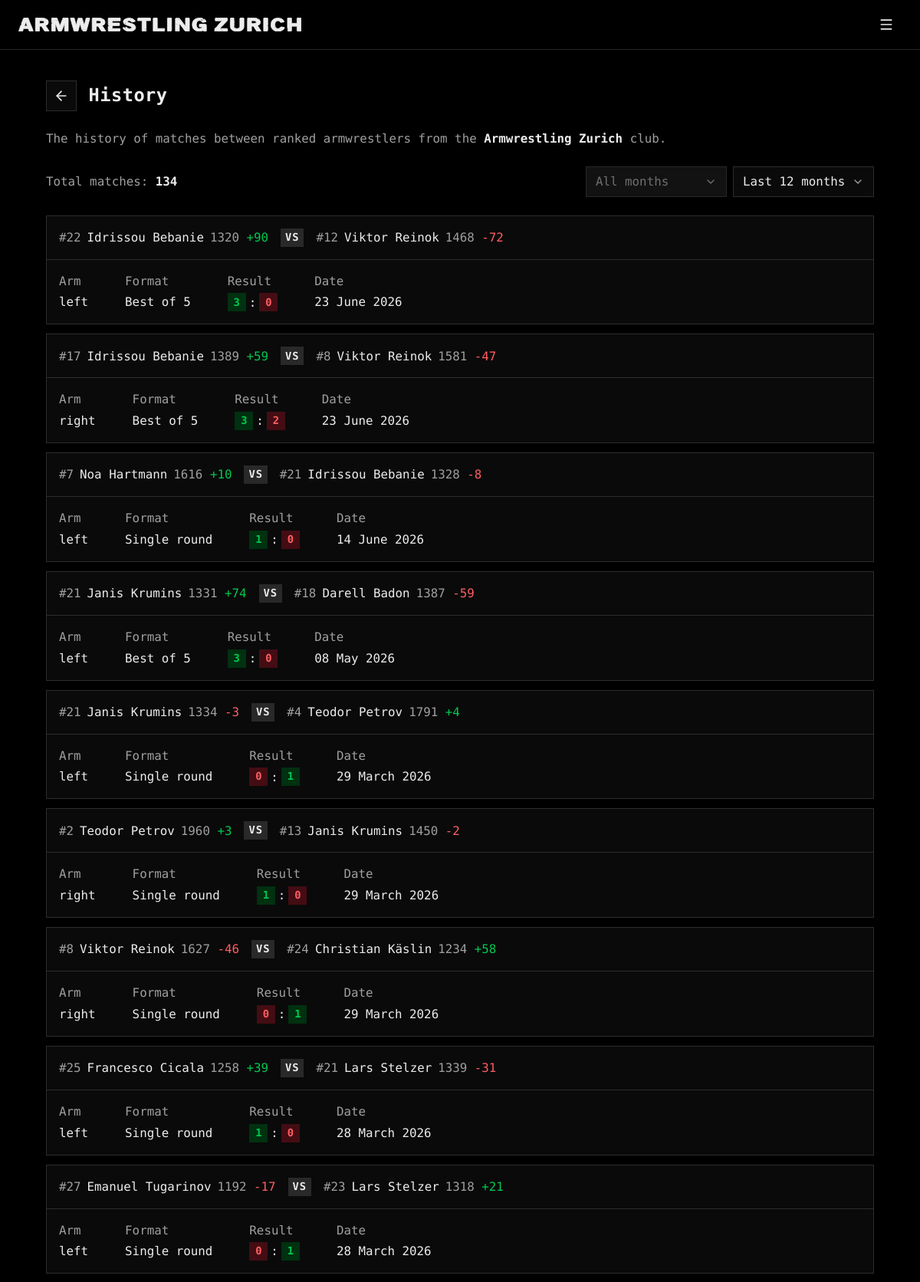
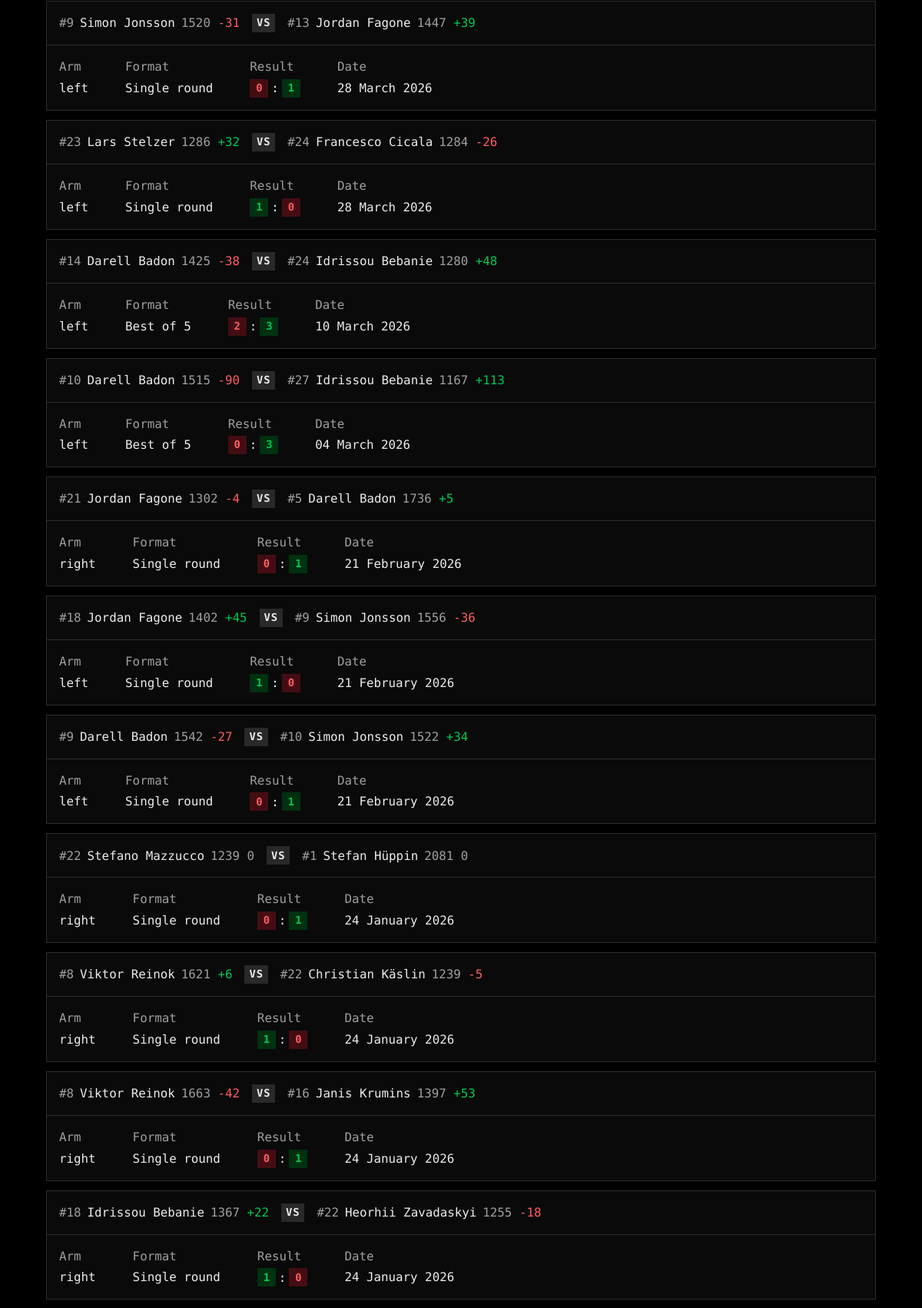
The app's page /history (upper part) with its own data (2 pictures, top to bottom).
### tables this page shows
CREATE TABLE "history" (
    id INTEGER PRIMARY KEY AUTOINCREMENT,
    armwrestler1_id INTEGER NOT NULL,
    armwrestler2_id INTEGER NOT NULL,
    arm TEXT NOT NULL CHECK (arm IN ('right', 'left')),
    armwrestler1_rank INTEGER NOT NULL,
    armwrestler2_rank INTEGER NOT NULL,
    armwrestler1_elo INTEGER NOT NULL,
    armwrestler2_elo INTEGER NOT NULL,
    armwrestler1_score INTEGER NOT NULL,
    armwrestler2_score INTEGER NOT NULL,
    armwrestler1_elo_diff INTEGER NOT NULL,
    armwrestler2_elo_diff INTEGER NOT NULL,
    selected_format TEXT NOT NULL,
    date DATETIME DEFAULT CURRENT_TIMESTAMP,
    added_by TEXT NOT NULL,
    FOREIGN KEY (armwrestler1_id) REFERENCES armwrestlers(id),
    FOREIGN KEY (armwrestler2_id) REFERENCES armwrestlers(id),
    FOREIGN KEY (added_by) REFERENCES users(username)
);

CREATE TABLE "armwrestlers" (
    id INTEGER PRIMARY KEY AUTOINCREMENT,
    name TEXT NOT NULL UNIQUE,
    right_elo INTEGER NOT NULL,
    left_elo INTEGER NOT NULL,
    right_rank INTEGER,
    left_rank INTEGER,
    added_by TEXT NOT NULL,
    last_edited_by TEXT, hidden INTEGER NOT NULL DEFAULT 0, active INTEGER NOT NULL DEFAULT 1,
    FOREIGN KEY (added_by) REFERENCES users(username)
);

### armelo_app.py (the view, shortened to what this page needs)
@app.route("/history")
def history():
    selected_year = request.args.get('year', 'last_12_months')
    selected_month = m if (m := request.args.get('month', type=int)) in range(1, 13) else None
    today = datetime.now()
    current_year = today.year
    if selected_year == "last_12_months":
        selected_month = None
        start_date = today - timedelta(days=365)
        end_date = today + timedelta(days=1)
    year_rows = db_execute("SELECT DISTINCT STRFTIME('%Y', date) FROM history ORDER BY 1 DESC")
    years = [int(r[0]) for r in year_rows]
    if current_year not in years:
        years.insert(0, current_year)
    months = list(enumerate(month_name))[1:]
    query = '''
        SELECT a1.id AS armwrestler1_id, a1.name AS armwrestler1_name,
               a2.id AS armwrestler2_id, a2.name AS armwrestler2_name,
               h.arm, h.armwrestler1_rank, h.armwrestler2_rank,
               h.armwrestler1_elo, h.armwrestler2_elo,
               h.armwrestler1_score, h.armwrestler2_score,
               h.armwrestler1_elo_diff, h.armwrestler2_elo_diff,
               h.selected_format, h.date
        FROM history h
        JOIN armwrestlers a1 ON h.armwrestler1_id = a1.id
        JOIN armwrestlers a2 ON h.armwrestler2_id = a2.id
        WHERE h.date >= ? AND h.date < ?
        ORDER BY h.id DESC
    '''
    params = [start_date.strftime('%Y-%m-%d'), end_date.strftime('%Y-%m-%d')]
    matches = db_execute(query, *params)
    total_matches = db_execute('SELECT COUNT(*) FROM history')[0][0]
    formatted_data = get_matches_formatted_data(matches)
    template_data = {
        'matches': matches, 'formatted_data': formatted_data,
        'total_matches': total_matches,
        'months': months, 'years': years,
        'selected_month': selected_month, 'selected_year': selected_year
    }
    return render_template('history.html', **template_data)

### armelo_app.py (called while the page is built)
@app.context_processor
def inject_user():
    username = session.get('username')
    return dict(username=username)

### config.py (called while the page is built)
def get_db():
    db = getattr(g, '_database', None)
    if db is None:
        db = g._database = sqlite3.connect(DATABASE)
        db.row_factory = sqlite3.Row
    return db

def db_execute(query, *args):
    db = get_db()
    cur = db.cursor()
    try:
        cur.execute(query, args)
        if query.strip().upper().startswith(("SELECT", "WITH")):
            return cur.fetchall()
        db.commit()
    except sqlite3.Error:
        db.rollback()
        raise
    finally:
        cur.close()

### templates/history.html (shortened to what this page needs)
{% extends "layout.html" %}
{% from 'macros.html' import back_header, modal_header %}
{% block content %}
{{ back_header('History') }}
<p class="lead">The history of matches between ranked armwrestlers from the <strong>Armwrestling Zurich</strong> club.</p>
<div class="actions">
    <span class="muted">Total matches: <strong>{{ total_matches }}</strong></span>
    <div class="filters">
        <form hx-get="{{ url_for('history') }}" hx-trigger="change" hx-target="body" hx-swap="outerMorph">
            <select name="month" class="select" aria-label="Month" {% if selected_year == 'last_12_months' %}disabled{% endif %}>
                <option value="" {% if selected_month is none %}selected{% endif %}>All months</option>
            </select>
            <select name="year" class="select" aria-label="Year">
                <option value="last_12_months" {% if selected_year == 'last_12_months' %}selected{% endif %}>Last 12 months</option>
            </select>
        </form>
    </div>
</div>
{% if matches %}
{% include 'matches_partial.html' %}
{% else %}
<div class="note">
    There are no matches in the selected time period.
</div>
{% endif %}
{% endblock %}

### templates/matches_partial.html (shortened to what this page needs)
{% from 'macros.html' import modal_header %}
<div class="match-list">
{% for match in matches %}
{% set data = formatted_data[loop.index0] %}
    <div class="card match {{ wins_losses[loop.index0] if wins_losses else '' }}">
        <div class="match-players">
            <div class="player">
                {% if match['armwrestler1_rank'] %}
                <span class="rank">#{{ match['armwrestler1_rank'] }}</span>
                {% endif %}
                <a href="{{ url_for('view_member', id=match['armwrestler1_id'], arm=match['arm']) }}" class="name-link">{{ match['armwrestler1_name'] }}</a>
                <span class="elo">{{ match['armwrestler1_elo'] }} <span class="{{ data.diff1_color }}">{{ data.diff1_text }}</span></span>
            </div>
            <span class="vs">VS</span>
            <div class="player">
                {% if match['armwrestler2_rank'] %}
                <span class="rank">#{{ match['armwrestler2_rank'] }}</span>
                {% endif %}
                <a href="{{ url_for('view_member', id=match['armwrestler2_id'], arm=match['arm']) }}" class="name-link">{{ match['armwrestler2_name'] }}</a>
                <span class="elo">{{ match['armwrestler2_elo'] }} <span class="{{ data.diff2_color }}">{{ data.diff2_text }}</span></span>
            </div>
        </div>
        <dl class="match-meta">
            <div>
                <dt>Arm</dt>
                <dd>{{ match['arm'] }}</dd>
            </div>
            <div>
                <dt>Format</dt>
                <dd>{{ match['selected_format'] }}</dd>
            </div>
            <div>
                <dt>Result</dt>
                <dd><span class="badge badge-score {{ data.score1_color }}">{{ match['armwrestler1_score'] }}</span>:<span class="badge badge-score {{ data.score2_color }}">{{ match['armwrestler2_score'] }}</span></dd>
            </div>
            <div>
                <dt>Date</dt>
                <dd>{{ data.date }}</dd>
            </div>
        </dl>
    </div>
{% endfor %}
</div>

### static/styles.css (style rules this page uses)
:root { color-scheme: dark; --bg: #000; --bg-100: #0a0a0a; --gray-100: #1a1a1a; --gray-200: #1f1f1f; --gray-300: #292929; --gray-600: #878787; --gray-900: #a0a0a0; --gray-1000: #ededed; --alpha-100: #ffffff12; --alpha-400: #ffffff24; --alpha-500: #ffffff3d; --navy: #000032; --accent: #fc6d47; --green: #00ca52; --green-bg: #003110; --red: #ff5e63; --red-bg: #440d13; --font: "Geist Mono", ui-monospace, "SFMono-Regular", Menlo, monospace; --text-sm: clamp(0.75rem, 0.6982rem + 0.221vw, 0.875rem); --text-base: clamp(0.875rem, 0.8232rem + 0.221vw, 1rem); --text-xl: clamp(1.25rem, 1.1464rem + 0.442vw, 1.5rem); --control-height: 40px; --indicator-size: 16px; --gutter: 16px; --header-height: 64px; }
@media (min-width: 768px) { :root { --gutter: 24px; } }
*, *::before, *::after { box-sizing: border-box; border-radius: 0; }
body, h1, h2, h3, p, dl, dd { margin: 0; }
html, body { scrollbar-width: none; }
body { min-height: 100dvh; display: flex; flex-direction: column; background: var(--bg); color: var(--gray-1000); font: 400 var(--text-base)/1.5 var(--font); -webkit-font-smoothing: antialiased; -moz-osx-font-smoothing: grayscale; -webkit-tap-highlight-color: transparent; }
a { color: inherit; text-decoration: none; }
button, input, select { font: inherit; color: inherit; }
strong { font-weight: 600; }
.actions { display: flex; flex-wrap: wrap; align-items: center; justify-content: space-between; gap: 12px; }
.filters { display: grid; gap: 8px; width: 100%; }
.filters form { display: contents; }
@media (min-width: 768px) { .filters { width: auto; grid-auto-flow: column; grid-auto-columns: 1fr; } }
.vs, .badge { font-size: var(--text-sm); }
.lead { color: var(--gray-900); }
.lead strong, .muted strong { color: var(--gray-1000); }
.input, .select { width: 100%; height: var(--control-height); padding: 0 12px; background-color: var(--bg-100); color: var(--gray-1000); border: 1px solid var(--alpha-400); transition: border-color 0.15s; }
.input:disabled, .select:disabled { background-color: var(--gray-100); color: var(--gray-900); border-color: var(--alpha-400); cursor: not-allowed; }
.select { appearance: none; padding-right: 36px; background-repeat: no-repeat; background-position: right 12px center; background-size: 16px; text-overflow: ellipsis; white-space: nowrap; overflow: hidden; cursor: pointer; }
.select option { background-color: var(--bg-100); color: var(--gray-1000); }
.vs { display: inline-flex; align-items: center; justify-content: center; height: 24px; padding: 0 6px; background: var(--gray-300); color: var(--gray-1000); font-weight: 600; line-height: 1; letter-spacing: 0.06em; }
.rank { color: var(--gray-900); }
.name-link { overflow-wrap: anywhere; font-weight: 500; text-decoration-color: var(--gray-600); text-underline-offset: 3px; }
.badge { display: inline-flex; align-items: center; justify-content: center; height: 24px; padding: 0 6px; background: var(--gray-200); font-weight: 500; line-height: 1; white-space: nowrap; }
.badge-score { min-width: 24px; font-weight: 700; }
.card { background: var(--bg-100); border: 1px solid var(--alpha-400); transition: background-color 0.15s, border-color 0.15s; }
.match-list { display: flex; flex-direction: column; gap: 12px; }
.match-players { display: flex; flex-direction: column; align-items: center; gap: 8px; padding: 16px; border-bottom: 1px solid var(--alpha-400); }
.player { display: flex; flex-wrap: wrap; align-items: center; justify-content: center; gap: 4px 8px; }
.elo { color: var(--gray-900); white-space: nowrap; }
.match-meta { display: grid; grid-template-columns: 1fr 1fr; gap: 16px; padding: 16px; }
.match-meta dt { margin-bottom: 4px; color: var(--gray-900); }
.match-meta dd { display: flex; align-items: center; gap: 4px; font-weight: 500; }
@media (min-width: 768px) { .match-players { flex-direction: row; gap: 16px; } }
@media (min-width: 768px) { .match-meta { display: flex; flex-wrap: wrap; column-gap: 48px; } }
.muted { color: var(--gray-900); }
.text-success { color: var(--green); }
.text-danger { color: var(--red); }
.text-secondary { color: var(--gray-900); }
.bg-success, .text-bg-success { background: var(--green-bg); color: var(--green); }
.bg-danger { background: var(--red-bg); color: var(--red); }

### records on screen
history: armwrestler1_rank "22", armwrestler1_name "Idrissou Bebanie", armwrestler1_elo "1320", diff1_text "+90", armwrestler2_rank "12", armwrestler2_name "Viktor Reinok", armwrestler2_elo "1468", diff2_text "-72", arm "left", selected_format "Best of 5", armwrestler1_score "3", armwrestler2_score "0", date "23 June 2026"
history: armwrestler1_rank "17", armwrestler1_name "Idrissou Bebanie", armwrestler1_elo "1389", diff1_text "+59", armwrestler2_rank "8", armwrestler2_name "Viktor Reinok", armwrestler2_elo "1581", diff2_text "-47", arm "right", selected_format "Best of 5", armwrestler1_score "3", armwrestler2_score "2", date "23 June 2026"
history: armwrestler1_rank "7", armwrestler1_name "Noa Hartmann", armwrestler1_elo "1616", diff1_text "+10", armwrestler2_rank "21", armwrestler2_name "Idrissou Bebanie", armwrestler2_elo "1328", diff2_text "-8", arm "left", selected_format "Single round", armwrestler1_score "1", armwrestler2_score "0", date "14 June 2026"
history: armwrestler1_rank "21", armwrestler1_name "Janis Krumins", armwrestler1_elo "1331", diff1_text "+74", armwrestler2_rank "18", armwrestler2_name "Darell Badon", armwrestler2_elo "1387", diff2_text "-59", arm "left", selected_format "Best of 5", armwrestler1_score "3", armwrestler2_score "0", date "08 May 2026"
history: armwrestler1_rank "21", armwrestler1_name "Janis Krumins", armwrestler1_elo "1334", diff1_text "-3", armwrestler2_rank "4", armwrestler2_name "Teodor Petrov", armwrestler2_elo "1791", diff2_text "+4", arm "left", selected_format "Single round", armwrestler1_score "0", armwrestler2_score "1", date "29 March 2026"
history: armwrestler1_rank "2", armwrestler1_name "Teodor Petrov", armwrestler1_elo "1960", diff1_text "+3", armwrestler2_rank "13", armwrestler2_name "Janis Krumins", armwrestler2_elo "1450", diff2_text "-2", arm "right", selected_format "Single round", armwrestler1_score "1", armwrestler2_score "0", date "29 March 2026"
history: armwrestler1_rank "8", armwrestler1_name "Viktor Reinok", armwrestler1_elo "1627", diff1_text "-46", armwrestler2_rank "24", armwrestler2_name "Christian Käslin", armwrestler2_elo "1234", diff2_text "+58", arm "right", selected_format "Single round", armwrestler1_score "0", armwrestler2_score "1", date "29 March 2026"
history: armwrestler1_rank "25", armwrestler1_name "Francesco Cicala", armwrestler1_elo "1258", diff1_text "+39", armwrestler2_rank "21", armwrestler2_name "Lars Stelzer", armwrestler2_elo "1339", diff2_text "-31", arm "left", selected_format "Single round", armwrestler1_score "1", armwrestler2_score "0", date "28 March 2026"
history: armwrestler1_rank "27", armwrestler1_name "Emanuel Tugarinov", armwrestler1_elo "1192", diff1_text "-17", armwrestler2_rank "23", armwrestler2_name "Lars Stelzer", armwrestler2_elo "1318", diff2_text "+21", arm "left", selected_format "Single round", armwrestler1_score "0", armwrestler2_score "1", date "28 March 2026"
history: armwrestler1_rank "9", armwrestler1_name "Simon Jonsson", armwrestler1_elo "1520", diff1_text "-31", armwrestler2_rank "13", armwrestler2_name "Jordan Fagone", armwrestler2_elo "1447", diff2_text "+39", arm "left", selected_format "Single round", armwrestler1_score "0", armwrestler2_score "1", date "28 March 2026"
history: armwrestler1_rank "23", armwrestler1_name "Lars Stelzer", armwrestler1_elo "1286", diff1_text "+32", armwrestler2_rank "24", armwrestler2_name "Francesco Cicala", armwrestler2_elo "1284", diff2_text "-26", arm "left", selected_format "Single round", armwrestler1_score "1", armwrestler2_score "0", date "28 March 2026"
history: armwrestler1_rank "14", armwrestler1_name "Darell Badon", armwrestler1_elo "1425", diff1_text "-38", armwrestler2_rank "24", armwrestler2_name "Idrissou Bebanie", armwrestler2_elo "1280", diff2_text "+48", arm "left", selected_format "Best of 5", armwrestler1_score "2", armwrestler2_score "3", date "10 March 2026"
history: armwrestler1_rank "10", armwrestler1_name "Darell Badon", armwrestler1_elo "1515", diff1_text "-90", armwrestler2_rank "27", armwrestler2_name "Idrissou Bebanie", armwrestler2_elo "1167", diff2_text "+113", arm "left", selected_format "Best of 5", armwrestler1_score "0", armwrestler2_score "3", date "04 March 2026"
history: armwrestler1_rank "21", armwrestler1_name "Jordan Fagone", armwrestler1_elo "1302", diff1_text "-4", armwrestler2_rank "5", armwrestler2_name "Darell Badon", armwrestler2_elo "1736", diff2_text "+5", arm "right", selected_format "Single round", armwrestler1_score "0", armwrestler2_score "1", date "21 February 2026"
history: armwrestler1_rank "18", armwrestler1_name "Jordan Fagone", armwrestler1_elo "1402", diff1_text "+45", armwrestler2_rank "9", armwrestler2_name "Simon Jonsson", armwrestler2_elo "1556", diff2_text "-36", arm "left", selected_format "Single round", armwrestler1_score "1", armwrestler2_score "0", date "21 February 2026"
history: armwrestler1_rank "9", armwrestler1_name "Darell Badon", armwrestler1_elo "1542", diff1_text "-27", armwrestler2_rank "10", armwrestler2_name "Simon Jonsson", armwrestler2_elo "1522", diff2_text "+34", arm "left", selected_format "Single round", armwrestler1_score "0", armwrestler2_score "1", date "21 February 2026"
history: armwrestler1_rank "22", armwrestler1_name "Stefano Mazzucco", armwrestler1_elo "1239", diff1_text "0", armwrestler2_rank "1", armwrestler2_name "Stefan Hüppin", armwrestler2_elo "2081", diff2_text "0", arm "right", selected_format "Single round", armwrestler1_score "0", armwrestler2_score "1", date "24 January 2026"
history: armwrestler1_rank "8", armwrestler1_name "Viktor Reinok", armwrestler1_elo "1621", diff1_text "+6", armwrestler2_rank "22", armwrestler2_name "Christian Käslin", armwrestler2_elo "1239", diff2_text "-5", arm "right", selected_format "Single round", armwrestler1_score "1", armwrestler2_score "0", date "24 January 2026"
history: armwrestler1_rank "8", armwrestler1_name "Viktor Reinok", armwrestler1_elo "1663", diff1_text "-42", armwrestler2_rank "16", armwrestler2_name "Janis Krumins", armwrestler2_elo "1397", diff2_text "+53", arm "right", selected_format "Single round", armwrestler1_score "0", armwrestler2_score "1", date "24 January 2026"
history: armwrestler1_rank "18", armwrestler1_name "Idrissou Bebanie", armwrestler1_elo "1367", diff1_text "+22", armwrestler2_rank "22", armwrestler2_name "Heorhii Zavadaskyi", armwrestler2_elo "1255", diff2_text "-18", arm "right", selected_format "Single round", armwrestler1_score "1", armwrestler2_score "0", date "24 January 2026"

### other values on screen
{{ title }} "History"
{{ total_matches }} "134"
